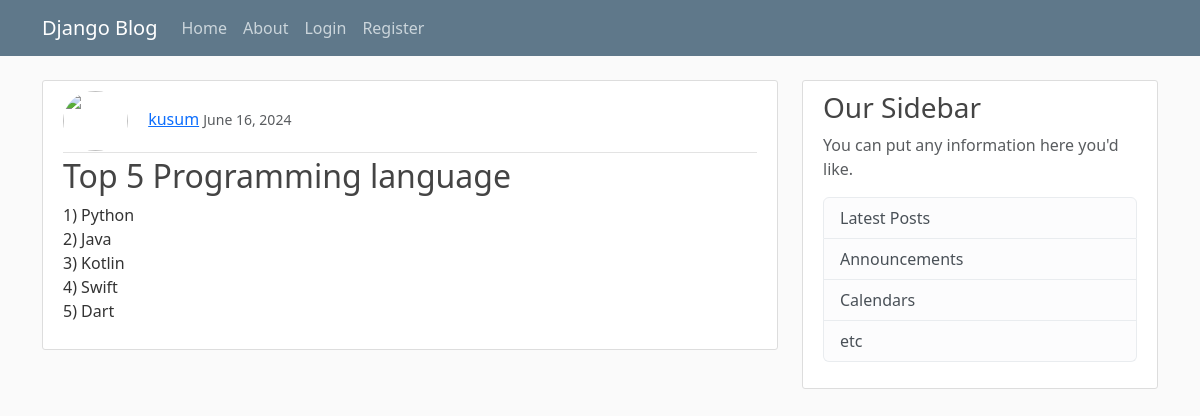
Page /blog/1/ on the committed database.
### blog/models.py (models this page shows, shortened)
class Articles(models.Model):
    title=models.CharField(max_length=100)
    content=models.TextField()
    date_posted=models.DateField(default=timezone.now)
    author=models.ForeignKey(User,on_delete=models.CASCADE,db_constraint=False)

### blog/views.py (the view)
# urls.py: path('blog/<int:pk>/', Blog_Detail_View.as_view(),name='blog.detail'),
class Blog_Detail_View(DetailView):
    model=Articles

### blog/templates/blog/articles_detail.html (shortened to what this page needs)
{% extends 'blog/base.html' %}
{% block content %}
    <article class="media content-section">
        <div class="media-body">
        <div class="article-metadata">
            <img class="rounded-circle article-img" src="{{user.profiles.img.url}}">
            <a class="mr-2" href="#">{{ object.author }}</a>
            <small class="text-muted">{{ object.date_posted}}</small>
        </div>
        <h2 class="article-title">{{ object.title }}</h2>
        <p class="article-content">{{ object.content }}</p>
        </div>
    </article>
{% endblock %}

### blog/static/blog/main.css (style rules this page uses)
body { background: #fafafa; color: #333333; margin-top: 5rem; }
h1, h2, h3, h4, h5, h6 { color: #444444; }
.content-section { background: #ffffff; padding: 10px 20px; border: 1px solid #dddddd; border-radius: 3px; margin-bottom: 20px; }
.article-title { color: #444444; }
.article-content { white-space: pre-line; }
.article-img { height: 60px; width: 65px; margin-right: 16px; }
.article-metadata { padding-bottom: 1px; margin-bottom: 4px; border-bottom: 1px solid #e3e3e3 }

### rows in the picture
Articles: author "kusum", date_posted "June 16, 2024", title "Top 5 Programming language", content "1) Python 2) Java 3) Kotlin 4) Swift 5) Dart"
